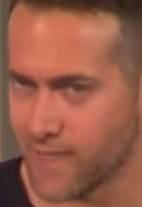
#> input picture runs/detect/predict2/crops/FACE/id3_id0_0000_10.jpg, 142 x 207 px, found by its file name; its folder holds only this picture in this run
$ python preprocess.py
#> lines starting #> are read from the running program, lines starting #| are printed output that depends on the picture
import cv2
import os
import matplotlib.pyplot as plt
import pandas as pd

# Define directories for input and output
input_dir = r"C:\Users\Utku\Desktop\BIL462 PROJE\runs\detect\predict2\crops\FACE"
output_dir = r"C:\Users\Utku\Desktop\BIL462 PROJE\preprocessed_faces"
os.makedirs(output_dir, exist_ok=True)

# Preprocessing function
def preprocess_image(image_path, output_path):
    # Load image
    image = cv2.imread(image_path)
    # Resize to 299x299
    resized_image = cv2.resize(image, (299, 299))
    # Normalize (scale pixel values to 0-1)
    normalized_image = resized_image / 255.0
    # Convert back to 8-bit for saving
    preprocessed_image = (normalized_image * 255).astype("uint8")
    # Save the preprocessed image
    cv2.imwrite(output_path, preprocessed_image)
    return resized_image, preprocessed_image

# Calculate the overall original mean
original_means = []
for filename in os.listdir(input_dir):
    if filename.endswith((".png", ".jpg", ".jpeg")):
        input_path = os.path.join(input_dir, filename)
        image = cv2.imread(input_path)
#> image is the input picture: shape (207, 142, 3); mean B, G, R 73, 92.2, 151.2
        original_means.append(image.mean())
overall_original_mean = sum(original_means) / len(original_means) if original_means else 0
#> overall_original_mean = 105.5

# Process all images and calculate preprocess means
image_differences = []
for filename in os.listdir(input_dir):
    if filename.endswith((".png", ".jpg", ".jpeg")):
        input_path = os.path.join(input_dir, filename)
        output_path = os.path.join(output_dir, filename)
        # Preprocess the image
        _, preprocessed = preprocess_image(input_path, output_path)
#> in preprocess_image, `resized_image = cv2.resize(image, (299, 299))`:
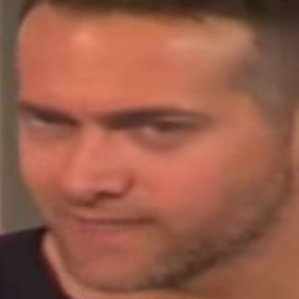
#> resized_image: shape (299, 299, 3); mean B, G, R 72.9, 92.1, 151.1
        preprocessed_mean = preprocessed.mean()
#> preprocessed_mean = 105.4
        difference = abs(overall_original_mean - preprocessed_mean)
#> difference = 0.11
        image_differences.append({
            "Image Name": filename,
            "Overall Original Mean": overall_original_mean,
            "Preprocessed Mean": preprocessed_mean,
            "Difference Mean": difference
        })

# Create a DataFrame for differences
df = pd.DataFrame(image_differences)
#> df = table of 1 rows and 4 columns


# Visualize one sample
if os.listdir(input_dir):
    sample_image = os.listdir(input_dir)[0]
    input_sample_path = os.path.join(input_dir, sample_image)
    output_sample_path = os.path.join(output_dir, sample_image)
    original_sample = cv2.imread(input_sample_path)
    preprocessed_sample = cv2.imread(output_sample_path)
    # Resize and ensure both images are in the same shape
    original_sample = cv2.resize(original_sample, (299, 299))
    preprocessed_sample = cv2.resize(preprocessed_sample, (299, 299))
    # Ensure same number of channels (convert to RGB)
    if len(original_sample.shape) != len(preprocessed_sample.shape):
        original_sample = cv2.cvtColor(original_sample, cv2.COLOR_BGR2RGB)
        preprocessed_sample = cv2.cvtColor(preprocessed_sample, cv2.COLOR_BGR2RGB)
    # Calculate the difference
    diff_sample = cv2.absdiff(original_sample, preprocessed_sample)
    # Enhance the difference visualization by adjusting contrast and brightness
    diff_sample_visual = cv2.convertScaleAbs(diff_sample, alpha=20, beta=50)  # alpha increases contrast, beta adjusts brightness
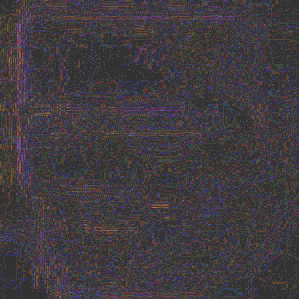
#> diff_sample_visual: shape (299, 299, 3); mean B, G, R 63.6, 59.2, 64.2

    # Plot the enhanced difference with other images
    plt.figure(figsize=(15, 5))
    plt.subplot(1, 3, 1)
    plt.imshow(cv2.cvtColor(original_sample, cv2.COLOR_BGR2RGB))
    plt.title("Original Image")
    plt.axis("off")

    plt.subplot(1, 3, 2)
    plt.imshow(cv2.cvtColor(preprocessed_sample, cv2.COLOR_BGR2RGB))
    plt.title("Preprocessed Image")
    plt.axis("off")

    plt.subplot(1, 3, 3)
    plt.imshow(cv2.cvtColor(diff_sample_visual, cv2.COLOR_BGR2RGB))
    plt.title("Enhanced Difference")
    plt.axis("off")

    plt.show()
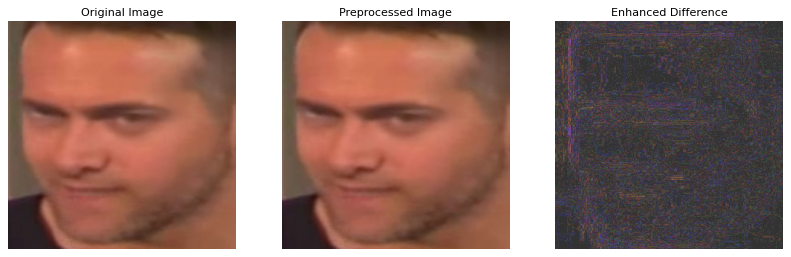
#> figure drawn by matplotlib, 3 panels

# Plot the updated data
plt.figure(figsize=(10, 6))

# Plot Preprocessed Mean
plt.plot(df["Preprocessed Mean"], label="Preprocessed Mean", marker='s', linestyle='-', markersize=5)

# Plot Difference Mean
plt.plot(df["Difference Mean"], label="Difference Mean", marker='^', linestyle='-', markersize=5)

# Add labels and title
plt.axhline(y=overall_original_mean, color='r', linestyle='--', label="Overall Original Mean")
plt.xlabel("Image Index", fontsize=12)
plt.ylabel("Mean Pixel Value", fontsize=12)
plt.title("Preprocessed Mean and Difference Comparison", fontsize=14)
plt.legend()
plt.grid(True)

# Save the plot as an image
plot_image_path = r"C:\Users\Utku\Desktop\BIL462 PROJE\updated_pixel_value_means_plot.png"
plt.savefig(plot_image_path, bbox_inches='tight', dpi=300)
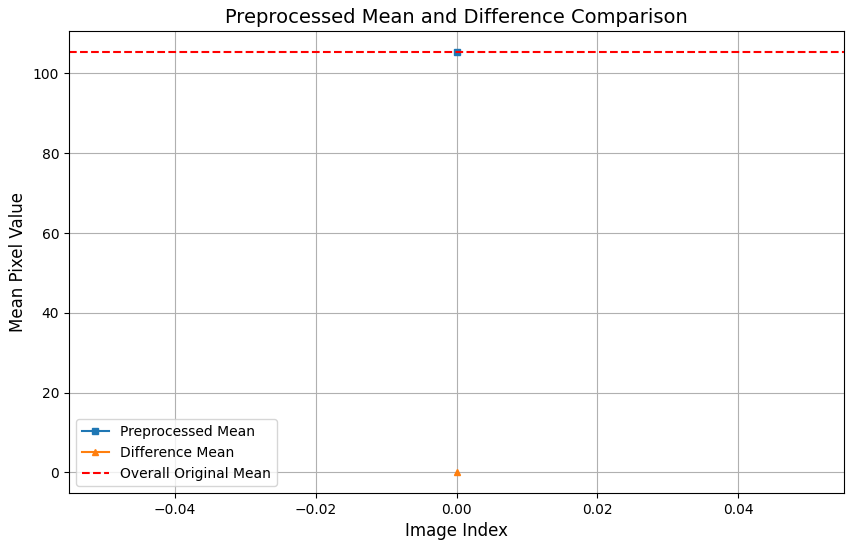
#> figure drawn by matplotlib, 1 panel

# Show the plot
plt.show()

print("Updated processing complete. Overall Original Mean calculated, and plot saved!")

$ run again, on runs/detect/predict2/crops/FACE/id3_id0_0000_134.jpg
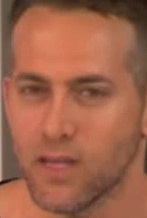
#> input picture runs/detect/predict2/crops/FACE/id3_id0_0000_134.jpg, 147 x 218 px, found by its file name
#> image is the input picture: shape (218, 147, 3); mean B, G, R 75.1, 98.7, 159
#> overall_original_mean = 110.9
#> in preprocess_image, `resized_image = cv2.resize(image, (299, 299))`:
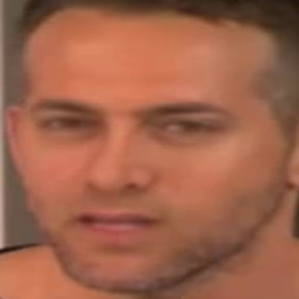
#> resized_image: shape (299, 299, 3); mean B, G, R 75, 98.6, 158.9
#> preprocessed_mean = 110.8
#> difference = 0.117
#> df = table of 1 rows and 4 columns
#> `plt.savefig(plot_image_path, bbox_inches='tight', dpi=300)`:
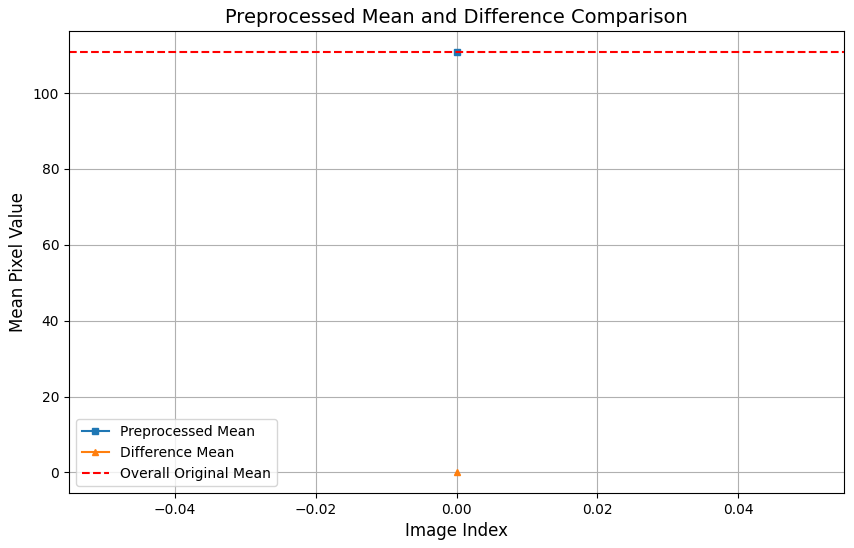
#> figure drawn by matplotlib, 1 panel

$ run again, on runs/detect/predict2/crops/FACE/id3_id0_0000_137.jpg
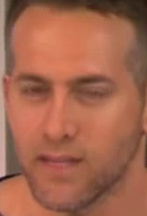
#> input picture runs/detect/predict2/crops/FACE/id3_id0_0000_137.jpg, 147 x 216 px, found by its file name
#> image is the input picture: shape (216, 147, 3); mean B, G, R 78.2, 101.1, 162.9
#> overall_original_mean = 114.1
#> in preprocess_image, `resized_image = cv2.resize(image, (299, 299))`:
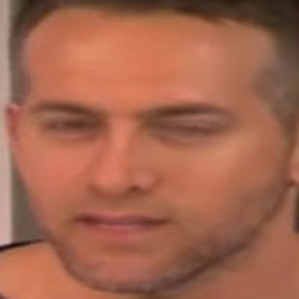
#> resized_image: shape (299, 299, 3); mean B, G, R 78.1, 101, 162.8
#> preprocessed_mean = 114
#> difference = 0.119
#> df = table of 1 rows and 4 columns
#> `plt.savefig(plot_image_path, bbox_inches='tight', dpi=300)`:
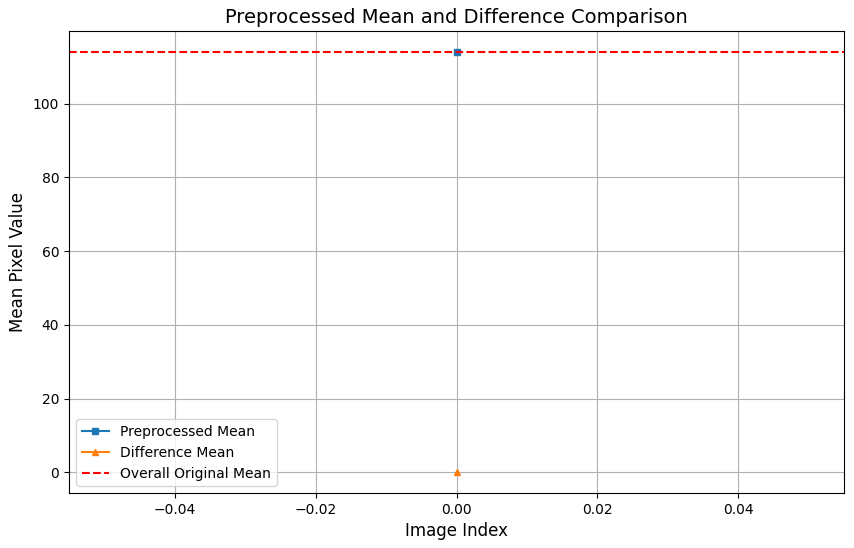
#> figure drawn by matplotlib, 1 panel

$ run again, on runs/detect/predict2/crops/FACE/id3_id0_0000_145.jpg
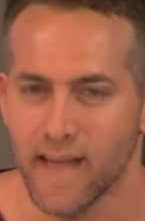
#> input picture runs/detect/predict2/crops/FACE/id3_id0_0000_145.jpg, 145 x 221 px, found by its file name
#> image is the input picture: shape (221, 145, 3); mean B, G, R 74.7, 98.4, 161.9
#> overall_original_mean = 111.7
#> in preprocess_image, `resized_image = cv2.resize(image, (299, 299))`:
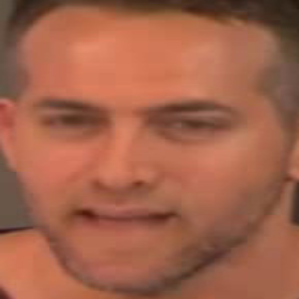
#> resized_image: shape (299, 299, 3); mean B, G, R 74.6, 98.3, 161.8
#> preprocessed_mean = 111.6
#> difference = 0.11
#> df = table of 1 rows and 4 columns
#> `plt.savefig(plot_image_path, bbox_inches='tight', dpi=300)`:
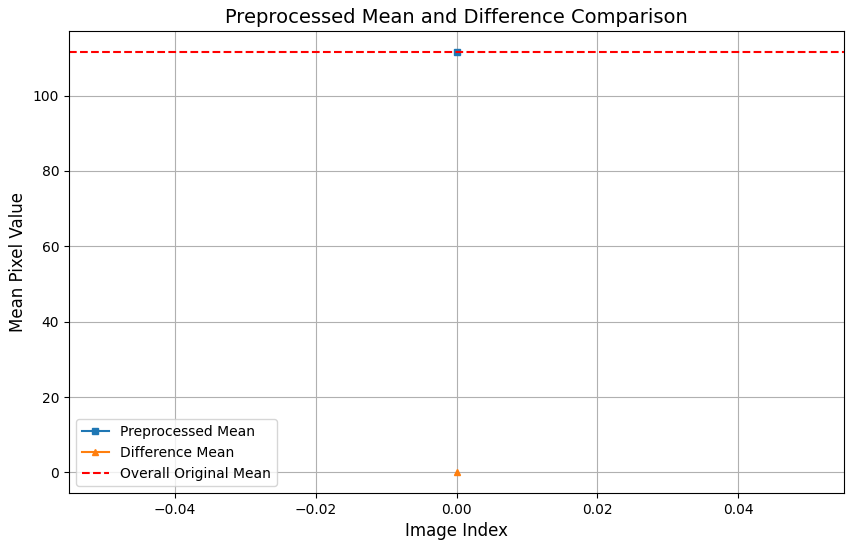
#> figure drawn by matplotlib, 1 panel

$ run again, on runs/detect/predict2/crops/FACE/id3_id0_0000_102.jpg
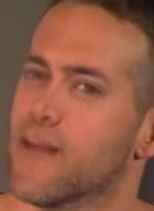
#> input picture runs/detect/predict2/crops/FACE/id3_id0_0000_102.jpg, 154 x 211 px, found by its file name
#> image is the input picture: shape (211, 154, 3); mean B, G, R 69.8, 90.8, 145.8
#> overall_original_mean = 102.1
#> preprocessed_mean = 102
#> difference = 0.11
#> df = table of 1 rows and 4 columns
#> `plt.savefig(plot_image_path, bbox_inches='tight', dpi=300)`:
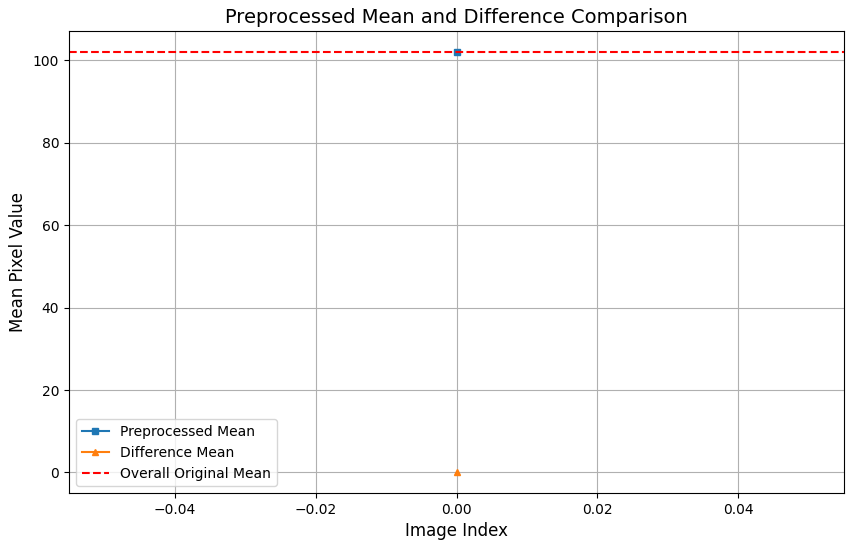
#> figure drawn by matplotlib, 1 panel
